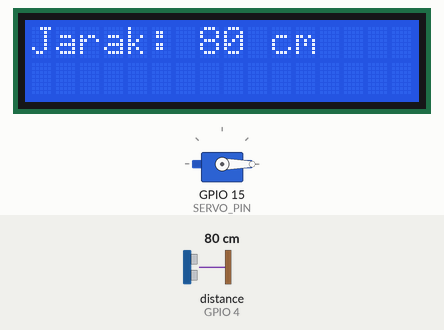
Recording of a sketch running on a simulated ESP32. On the bench: servo, 16×2 character LCD. Wiring (inferred from the names in the program): ultrasonic range finder: trigger GPIO 2; echo GPIO 4. Inputs (shaded band) come from the test bench; at power-on: distance to the obstacle (sensor on GPIO 4) 80 cm. The echo pulse lasts 58.3 µs per cm; WiFi joins after 1.5 s; servers stay silent unless stated; what the sketch prints to the serial monitor is not drawn.

Above: at 3.5 s.
3.6 s: distance to the obstacle (sensor on GPIO 4) set to 6 cm
At 5.0 s:
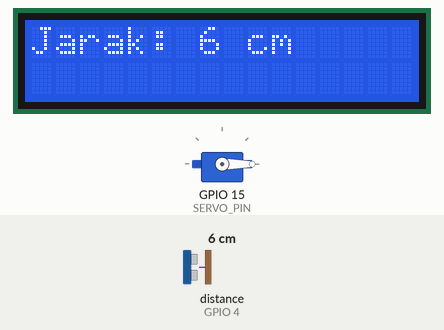
5.3 s: distance to the obstacle (sensor on GPIO 4) set to 3 cm
At 6.7 s:
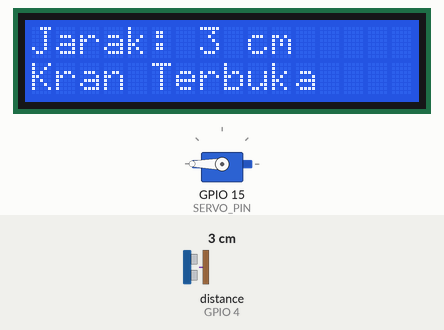
7.7 s: distance to the obstacle (sensor on GPIO 4) set to 9 cm
At 8.8 s:
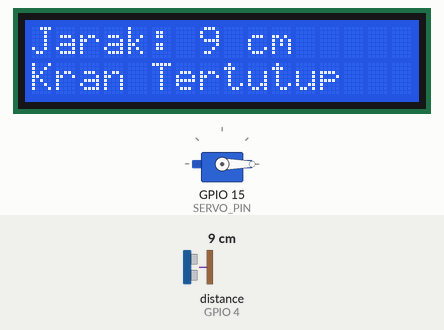
9.8 s: distance to the obstacle (sensor on GPIO 4) set to 2 cm
At 10.9 s:
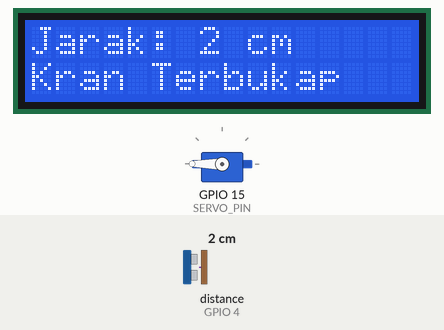
12.0 s: distance to the obstacle (sensor on GPIO 4) set to 18 cm
At 12.6 s:
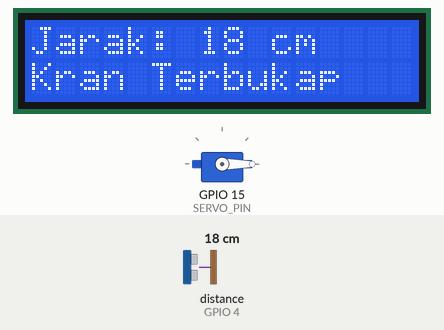
Timing chart, 0 to 15.0 s (numbered marks = the images above; inputs shaded):
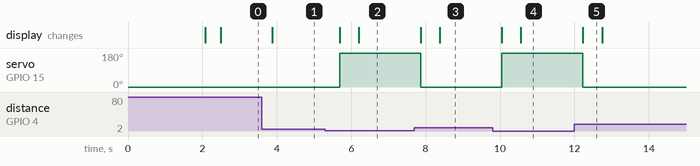

The sketch:

ESP32-Kran-Air-Otomatis-Telegram.ino
```cpp
#include <WiFi.h>                    // Library Wi-Fi untuk ESP32
#include <WiFiClientSecure.h>        // Library untuk koneksi aman
#include <UniversalTelegramBot.h>   // Library bot Telegram
#include <ESP32Servo.h>             // Library untuk servo ESP32
#include <Wire.h>
#include <LiquidCrystal_I2C.h>
#include <Adafruit_GFX.h>
#include <Adafruit_SSD1306.h>
int status = 0; // 0 = otomatis, 1 = manual
// Konfigurasi Wi-Fi
const char* ssid = "NAMA_WIFI_ANDA";       // Ganti dengan SSID Wi-Fi Anda
const char* password = "PASSWORD_WIFI_ANDA"; // Ganti dengan password Wi-Fi Anda


// Initialize Telegram BOT
#define BOTtoken "TOKEN_BOT_DARI_BOTFATHER"  // your Bot Token
#define CHAT_ID "CHAT_ID_ANDA" // Replace with your chat ID

WiFiClientSecure client;
UniversalTelegramBot bot(BOTtoken, client);

// Definisi pin
const int triggerPin = 2;
const int echoPin = 4;
const int SERVO_PIN = 15;
const int LCD_ADDRESS = 0x27;

// Inisialisasi LCD
LiquidCrystal_I2C lcd(LCD_ADDRESS, 16, 2);

// Inisialisasi Servo
Servo servo;

// Variabel jarak dan status servo
int jarak;
bool kranTerbuka = false;

// Fungsi untuk menghubungkan ke Wi-Fi
void connectToWiFi() {
  Serial.println("Connecting to WiFi...");
  WiFi.begin(ssid, password);

  while (WiFi.status() != WL_CONNECTED) {
    delay(1000);
    Serial.print(".");
  }

  Serial.println("Connected to WiFi");
  Serial.print("IP Address: ");
  Serial.println(WiFi.localIP());
}

// Fungsi untuk mengirim pesan Telegram
void sendTelegramMessage(String message) {
  bot.sendMessage(CHAT_ID, message, "");
}

void setup() {
  // Inisialisasi Serial Monitor untuk debugging
  Serial.begin(115200);
  servo.write(180); // Buka 180 derajat

  // Setup Wi-Fi1
  connectToWiFi();

  // Setup Telegram Client
  client.setCACert(TELEGRAM_CERTIFICATE_ROOT);

  // Inisialisasi pin untuk sensor ultrasonik
  // Inisialisasi servo
  servo.attach(SERVO_PIN);
  servo.write(0); // Servo mulai dalam posisi tertutup

  // Inisialisasi LCD
  lcd.init();
  lcd.backlight();

  // Tampilan awal di LCD
  lcd.setCursor(0, 0);
  lcd.print("Kran: Tertutup");

  // Mengirim pesan pertama ke Telegram untuk memastikan bot online
  sendTelegramMessage("Bot Aktif! Monitoring Kran...");
}

void loop() {
  // Baca jarak dari sensor ultrasonik

  long duration, cm;


  pinMode(triggerPin, OUTPUT);
  digitalWrite(triggerPin, LOW);
  delayMicroseconds(2);
  digitalWrite(triggerPin, HIGH);
  delayMicroseconds(5);
  digitalWrite(triggerPin, LOW);

  pinMode(echoPin, INPUT);
  duration = pulseIn(echoPin, HIGH);

  // convert the time into a distance
  cm = microsecondsToCentimeters(duration);

  // Tampilkan nilai jarak di Serial Monitor
  Serial.print(cm);
  Serial.print(" cm");
  Serial.println();

  // Update jarak ke variabel 'jarak' untuk LCD
  jarak = cm;

  delay(100);

  // Tampilkan jarak di LCD hanya jika ada perubahan
  static int lastJarak = -1;  // Variabel untuk menyimpan jarak sebelumnya

  // Mempercepat pembacaan sensor dan pembaruan LCD
  if (jarak != lastJarak) {
    // Hanya lakukan pembaruan LCD jika ada perubahan jarak
    lcd.setCursor(0, 0);
    lcd.print("Jarak: "); // Clear terlebih dahulu
    lcd.print(jarak);     // Menampilkan jarak yang terbaru
    lcd.print(" cm   ");   // Memberikan spasi ekstra untuk menghapus karakter lama

    // Update status kran berdasarkan jarak
    if (jarak < 5) {  // Jika jarak lebih kecil dari 5 cm
      if (!kranTerbuka) {
        servo.write(180); // Buka 180 derajat
        delay(500); // Memberikan waktu untuk servo bergerak
        kranTerbuka = true;
        lcd.setCursor(0, 1);
        lcd.print("Kran Terbuka");
        sendTelegramMessage("Kran Terbuka ");
      }
    } else {  // Jika jarak lebih dari 5 cm
      if (kranTerbuka) {
        servo.write(0); // Tutup kran
        delay(500); // Memberikan waktu untuk servo bergerak
        kranTerbuka = false;
        lcd.setCursor(0, 1);
        lcd.print("Kran Tertutup ");
        sendTelegramMessage("Kran Tertutup");
      }
    }

    lastJarak = jarak;  // Update jarak terakhir
  }

  // Mengambil pembaruan dari bot Telegram
  int numNewMessages = bot.getUpdates(bot.last_message_received + 1);

  // Jika ada pesan baru, tangani
  while (numNewMessages) {
    numNewMessages = bot.getUpdates(bot.last_message_received + 1);
  }

  // Adding a short delay to improve stability of loop
  delay(50);  // Mengurangi delay untuk mempercepat loop dan pembaruan bot Telegram
}

long microsecondsToCentimeters(long microseconds) {
  return microseconds / 29 / 2;
}
```

Measured:
- the behaviour switches between 5 and 4 cm on distance to the obstacle (sensor on GPIO 4) (found by bisection; images 1 and 2)
- after the input at 3.6 s, the display: changes after 0.27 s (image 1)
- after the input at 5.3 s, servo on GPIO 15 (SERVO_PIN): 0° → 180° after 0.39 s; the display: first changes after 0.39 s (image 2 shows a later state)
- after the input at 7.7 s, servo on GPIO 15 (SERVO_PIN): 180° → 0° after 0.17 s; the display: first changes after 0.17 s (image 3 shows a later state)
- after the input at 9.8 s, servo on GPIO 15 (SERVO_PIN): 0° → 180° after 0.25 s; the display: first changes after 0.25 s (image 4 shows a later state)
- after the input at 12.0 s, servo on GPIO 15 (SERVO_PIN): 180° → 0° after 0.23 s; the display: changes after 0.23 s (image 5)
- what the display in image 5 shows lasts 0.5 s, from 12.2 s to 12.7 s
